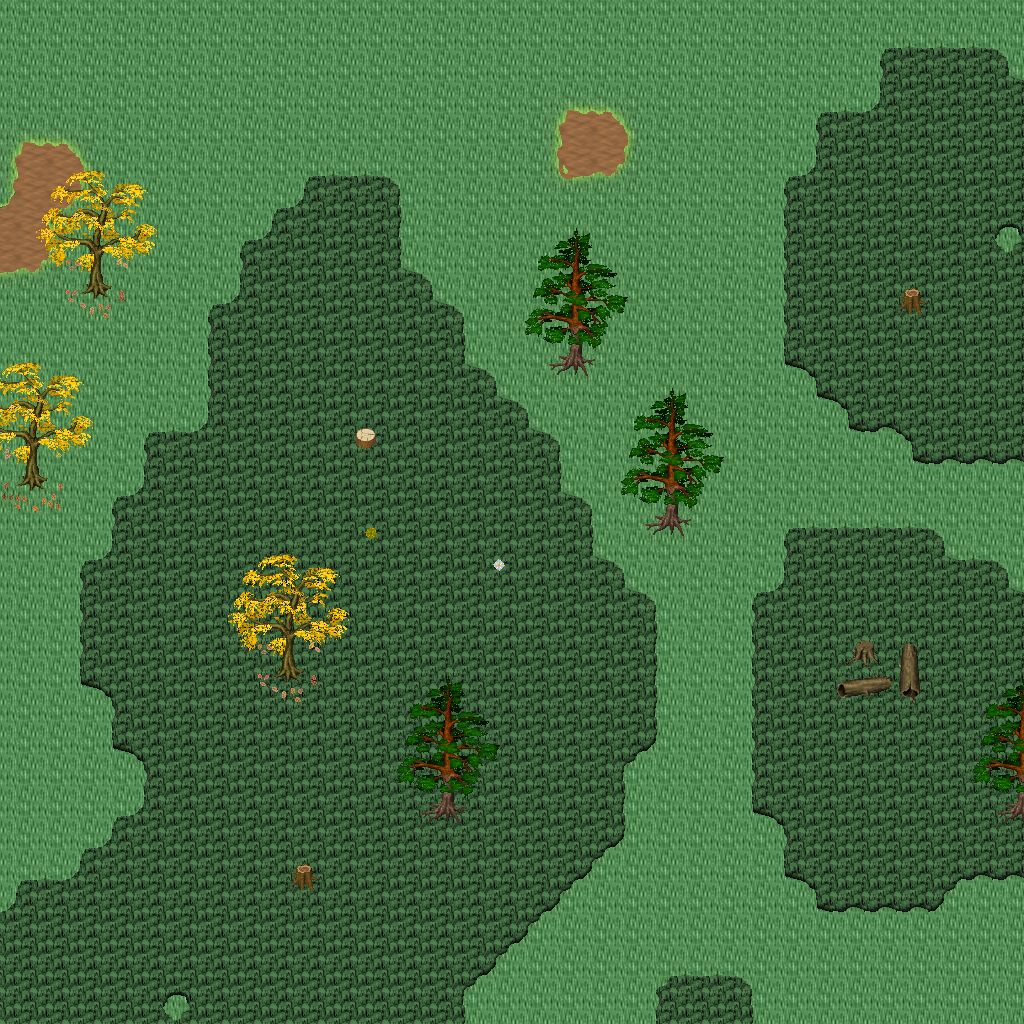

This is a level from a 2D game, rendered from its Tiled map with the project's own tilesets. A one-line summary and the map file follow, with tile-layer data summarised:
An orthogonal 32x32 tile map with 32x32 px tiles, 5 tile layers (Ground, Objects, Objects2, Above, ...), 1 hidden layer not drawn, 18 tilesets.

<map version="1.10" tiledversion="1.11.0" orientation="orthogonal" renderorder="right-down" width="32" height="32" tilewidth="32" tileheight="32" infinite="0" nextlayerid="11" nextobjectid="1">
 <tileset firstgid="1" name="logic_collision" tilewidth="32" tileheight="32" tilecount="1" columns="1">
  <image source="../drawable/logic_collision.png" width="32" height="32" />
 </tileset>
 <tileset firstgid="2" name="ground_ground" tilewidth="32" tileheight="32" tilecount="33" columns="3">
  <image source="../drawable/ground_ground.png" width="96" height="352" />
 </tileset>
 <tileset firstgid="35" name="ground_grass_corners" tilewidth="32" tileheight="32" tilecount="24" columns="6">
  <image source="../drawable/ground_grass_corners.png" width="192" height="128" />
 </tileset>
 <tileset firstgid="59" name="ground_grass_edges" tilewidth="32" tileheight="32" tilecount="36" columns="12">
  <image source="../drawable/ground_grass_edges.png" width="384" height="96" />
 </tileset>
 <tileset firstgid="95" name="ground_grass_2" tilewidth="32" tileheight="32" tilecount="21" columns="3">
  <image source="../drawable/ground_grass_2.png" width="96" height="224" />
 </tileset>
 <tileset firstgid="116" name="plant_leaves" tilewidth="32" tileheight="32" tilecount="8" columns="4">
  <image source="../drawable/plant_leaves.png" width="128" height="64" />
 </tileset>
 <tileset firstgid="124" name="plant_tree_tree_darkgreen" tilewidth="32" tileheight="32" tilecount="88" columns="8">
  <image source="../drawable/plant_tree_tree_darkgreen.png" width="256" height="352" />
 </tileset>
 <tileset firstgid="212" name="plant_tree_fall_trees" tilewidth="32" tileheight="32" tilecount="40" columns="8">
  <image source="../drawable/plant_tree_fall_trees.png" width="256" height="160" />
 </tileset>
 <tileset firstgid="252" name="plant_tree_pine_tree" tilewidth="32" tileheight="32" tilecount="20" columns="4">
  <image source="../drawable/plant_tree_pine_tree.png" width="128" height="160" />
 </tileset>
 <tileset firstgid="272" name="plant_stump_hollow_logs" tilewidth="32" tileheight="32" tilecount="6" columns="3">
  <image source="../drawable/plant_stump_hollow_logs.png" width="96" height="64" />
 </tileset>
 <tileset firstgid="278" name="plant_stump_small_stump" tilewidth="32" tileheight="32" tilecount="4" columns="2">
  <image source="../drawable/plant_stump_small_stump.png" width="64" height="64" />
 </tileset>
 <tileset firstgid="282" name="plant_stump_stump_pale_purple" tilewidth="32" tileheight="32" tilecount="4" columns="2">
  <image source="../drawable/plant_stump_stump_pale_purple.png" width="64" height="64" />
 </tileset>
 <tileset firstgid="286" name="plant_flower_daisy_blue" tilewidth="32" tileheight="32" tilecount="8" columns="2">
  <image source="../drawable/plant_flower_daisy_blue.png" width="64" height="128" />
 </tileset>
 <tileset firstgid="294" name="plant_flower_daisy_red" tilewidth="32" tileheight="32" tilecount="8" columns="2">
  <image source="../drawable/plant_flower_daisy_red.png" width="64" height="128" />
 </tileset>
 <tileset firstgid="302" name="plant_flower_daisy_white" tilewidth="32" tileheight="32" tilecount="8" columns="2">
  <image source="../drawable/plant_flower_daisy_white.png" width="64" height="128" />
 </tileset>
 <tileset firstgid="310" name="plant_flower_daisy_yellow" tilewidth="32" tileheight="32" tilecount="8" columns="2">
  <image source="../drawable/plant_flower_daisy_yellow.png" width="64" height="128" />
 </tileset>
 <tileset firstgid="318" name="logic_creature_ent" tilewidth="32" tileheight="32" tilecount="4" columns="4">
  <image source="../drawable/logic_creature_ent.png" width="128" height="32" />
 </tileset>
 <tileset firstgid="322" name="logic_creature_animal" tilewidth="32" tileheight="32" tilecount="32" columns="8">
  <image source="../drawable/logic_creature_animal.png" width="256" height="128" />
 </tileset>
 <layer id="1" name="Ground" width="32" height="32">
  <data>[1024 cells, 1024 non-empty, 3 distinct tile ids]</data>
 </layer>
 <layer id="2" name="Objects" width="32" height="32">
  <data>[1024 cells, 192 non-empty, 38 distinct tile ids]</data>
 </layer>
 <layer id="3" name="Objects2" width="32" height="32">
  <data>[1024 cells, 12 non-empty, 8 distinct tile ids]</data>
 </layer>
 <layer id="4" name="Above" width="32" height="32">
  <data>[1024 cells, 100 non-empty, 32 distinct tile ids]</data>
 </layer>
 <layer id="5" name="Above2" width="32" height="32">
  <data>[1024 cells, 0 non-empty, 0 distinct tile ids]</data>
 </layer>
 <layer id="6" name="Walkable" width="32" height="32" visible="0">
  <data>[1024 cells, 22 non-empty, 1 distinct tile ids]</data>
 </layer>
 <objectgroup id="7" name="Mapevents" />
 <objectgroup id="8" name="Spawn" />
 <objectgroup id="9" name="Keys" />
 <objectgroup id="10" name="Replace" />
</map>
